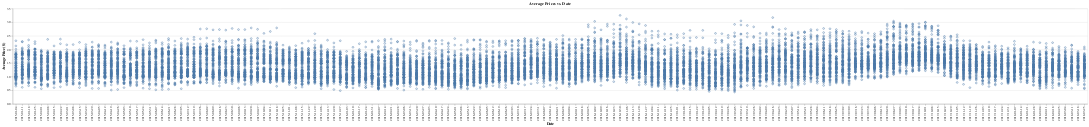

Here is the notebook cell this chart was saved with:
### Code cell
# Part 1: Avocado Prices

"""
1. Load Dataset
"""
# Read dataset from CSV file into Pandas DF
df_avocado = pd.read_csv(avocado_csv)
# Print first few rows of dataset
print("Avocado Prices CSV file:")
print(df_avocado)


"""
2. Visulaization
"""
# Enable vegafusion to optimize Altair charts for large datasets
alt.data_transformers.enable('vegafusion')

# Create scatter plot of average price over time
scatter = alt.Chart(df_avocado).mark_point().encode(
    x=alt.X('Date', title="Date"),
    y=alt.Y('average_price', title="Average Price ($)")
).properties(
    title='Average Prices vs. Date'
)

scatter # Display chart

### Figure 1 — Vega specification as saved in the notebook (floating-point values rounded to 4 significant figures; data arrays with more than 128 entries replaced by an {"elided": "..."} marker saying what was removed)
{"$schema": "https://vega.github.io/schema/vega/v5.json", "data": [{"name": "source_0", "values": {"elided": "17911 records"}}, {"name": "source_0_x_domain_Date", "values": {"elided": "169 records"}}, {"name": "source_0_y_domain_average_price", "values": [{"min": 0.44, "max": 3.25}]}], "signals": [{"name": "x_step", "value": 20}, {"name": "width", "update": "bandspace(domain('x').length, 1, 0.5) * x_step"}], "marks": [{"type": "symbol", "name": "marks", "from": {"data": "source_0"}, "encode": {"update": {"y": {"field": "average_price", "scale": "y"}, "stroke": {"value": "#4c78a8"}, "opacity": {"value": 0.7}, "fill": {"value": "transparent"}, "x": {"field": "Date", "scale": "x"}}}, "style": ["point"]}], "scales": [{"name": "x", "type": "point", "domain": {"data": "source_0_x_domain_Date", "field": "Date", "sort": true}, "range": {"step": {"signal": "x_step"}}, "padding": 0.5}, {"name": "y", "type": "linear", "domain": [{"signal": "(data(\"source_0_y_domain_average_price\")[0] || {}).min"}, {"signal": "(data(\"source_0_y_domain_average_price\")[0] || {}).max"}], "range": [{"signal": "height"}, 0], "zero": true, "nice": true}], "axes": [{"scale": "y", "maxExtent": 0, "minExtent": 0, "ticks": false, "zindex": 0, "tickCount": {"signal": "ceil(height/40)"}, "aria": false, "domain": false, "gridScale": "x", "grid": true, "orient": "left", "labels": false}, {"scale": "x", "orient": "bottom", "grid": false, "labelAngle": 270, "labelAlign": "right", "zindex": 0, "title": "Date", "labelBaseline": "middle"}, {"scale": "y", "orient": "left", "zindex": 0, "grid": false, "labelOverlap": true, "tickCount": {"signal": "ceil(height/40)"}, "title": "Average Price ($)"}], "title": {"text": "Average Prices vs. Date", "frame": "group"}, "padding": 5, "background": "white", "height": 300, "style": "cell"}
